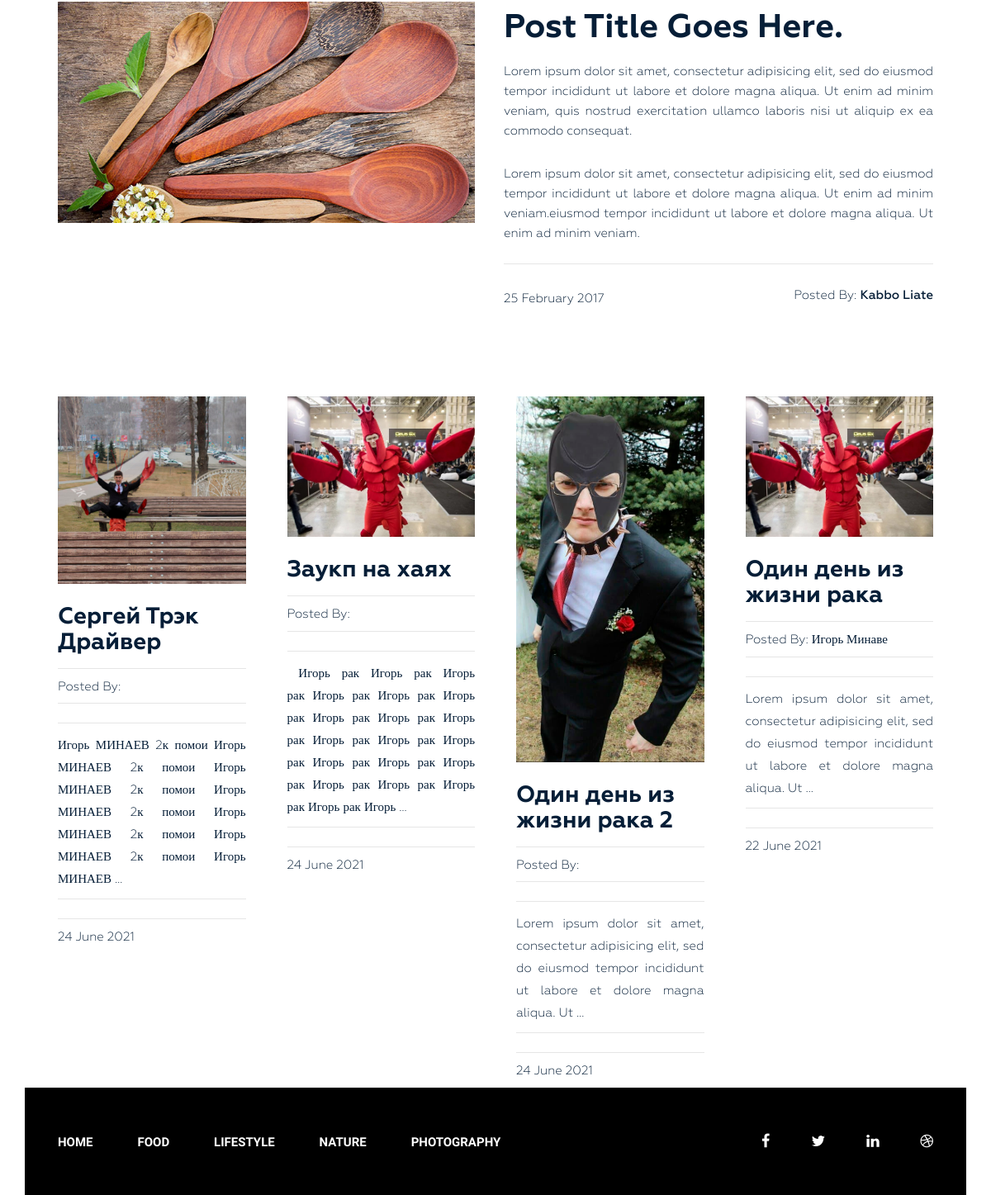
The app's page / (lower part), older data.
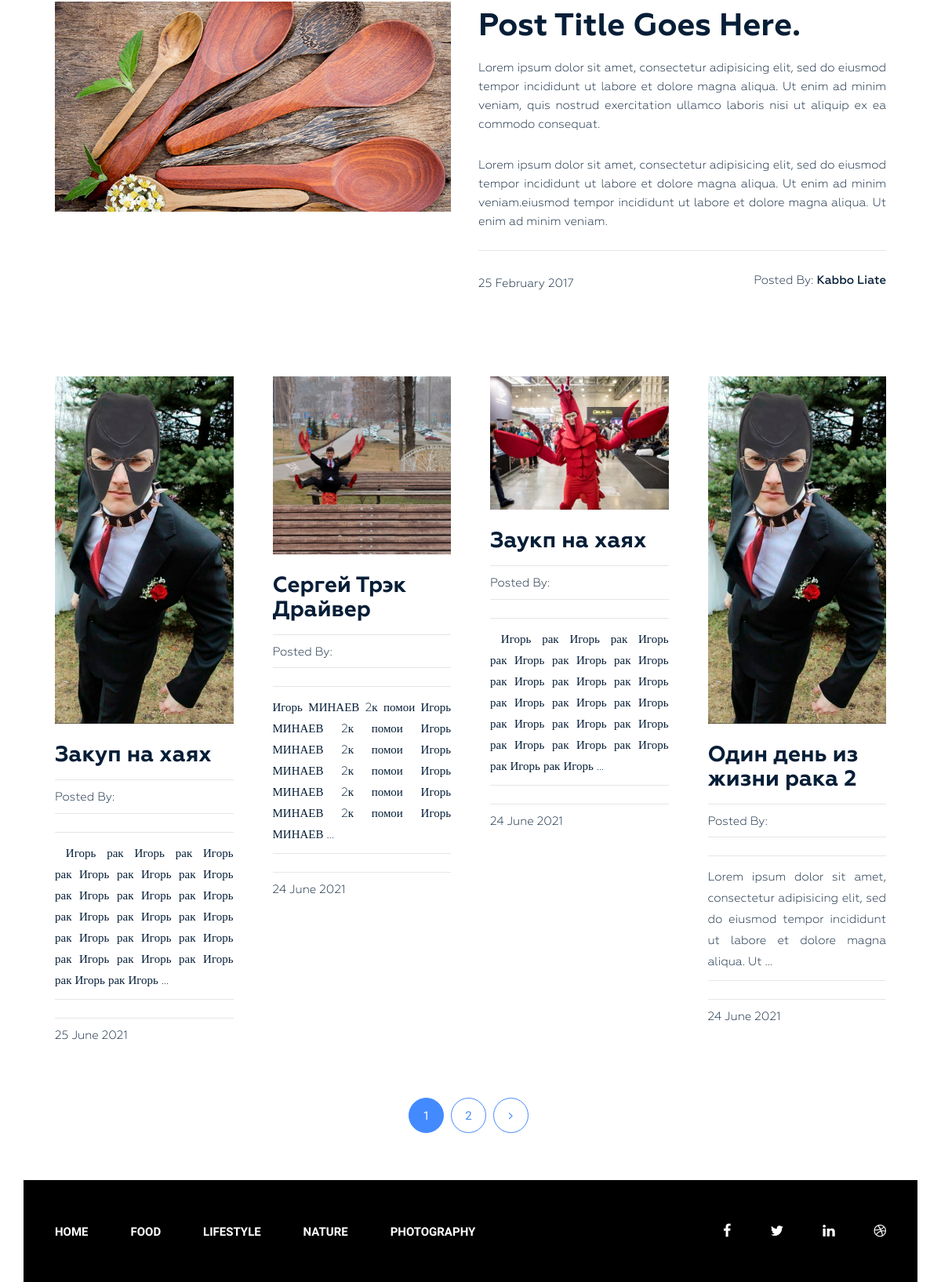
The same page, newer data.
### blog/models.py (models this page shows, shortened)
class Post(models.Model):
    title = models.CharField(max_length=255)
    slug = models.SlugField(max_length=255, verbose_name='Url', unique=True)
    author = models.CharField(max_length=100)
    content = models.TextField(blank=True)
    created_at = models.DateTimeField(auto_now_add=True)
    photo = models.ImageField(upload_to='photos/%Y/%m/%d/', blank=True)
    views = models.IntegerField(default=0, verbose_name='Кол-во просмотров')
    category = models.ForeignKey(Category, on_delete=models.PROTECT, related_name='posts')
    tags = models.ManyToManyField(Tag, blank=True, related_name='posts')
    def get_absolute_url(self):
        return reverse('post', kwargs={'slug': self.slug})
    class Meta:
        verbose_name = 'Статья'
        verbose_name_plural = "Статьи"
        ordering = ['-created_at']

class Category(models.Model):
    title = models.CharField(max_length=255)
    slug = models.SlugField(max_length=255, verbose_name='Url', unique=True)
    def __str__(self):
        return self.title
    def get_absolute_url(self):
        return reverse('category', kwargs={'slug': self.slug})
    class Meta:
        verbose_name = 'Категория'
        verbose_name_plural = "Категории"
        ordering = ['title']

### blog/views.py (the view)
# urls.py: path('', Home.as_view(), name='home'),
class Home(ListView):
    model = Post
    template_name = 'blog/index.html'
    context_object_name = 'posts'
    paginate_by = 4
    def get_context_data(self, *, object_list=None, **kwargs):
        context = super().get_context_data(**kwargs)
        context['title'] = 'Classic Blog Design'
        return context

### blog/templatetags/menu.py (called while the page is built)
@register.inclusion_tag('blog/menu_tpl.html')
def show_menu(menu_class='menu'):
    categories = Category.objects.all()
    return {'categories': categories, 'menu_class':menu_class}

### blog/templates/blog/index.html (shortened to what this page needs)
{% extends 'base.html' %}
{% load static %}
{% block content %}
    <section class="blog-post-area">
        <div class="container">
            <div class="row">
                <div class="blog-post-area-style">
                    <div class="col-md-12">
                        <div class="single-post-big">
                            <div class="big-image">
                                <img src="{% static 'img/post-image1.jpg' %}">
                            </div>
                            <div class="big-text">
                                <h3><a href="#">Post Title Goes Here.</a></h3>
                                <p>Lorem ipsum dolor sit amet, consectetur adipisicing elit, sed do eiusmod tempor
                                    incididunt ut labore et dolore magna aliqua. Ut enim ad minim veniam, quis nostrud
                                    exercitation ullamco laboris nisi ut aliquip ex ea commodo consequat.</p>
                                <p>Lorem ipsum dolor sit amet, consectetur adipisicing elit, sed do eiusmod tempor
                                    incididunt ut labore et dolore magna aliqua. Ut enim ad minim veniam.eiusmod tempor
                                    incididunt ut labore et dolore magna aliqua. Ut enim ad minim veniam.</p>
                                <h4><span class="date">25 February 2017</span><span class="author">Posted By: <span
                                        class="author-name">Kabbo Liate</span></span>
                                </h4>
                            </div>
                        </div>
                    </div>
                    {% for post in posts %}
                        <div class="col-md-3">
                            <div class="single-post">
                                {% if post.photo %}
                                    <img src="{{ post.photo.url }}" alt="{{ post.title }}">
                                {% else %}
                                    <img src="https://picsum.photos/id/1060/300/201/?blur=2" alt="{{ post.title }}">
                                {% endif %}
                                <h3><a href="{{ post.get_absolute_url }}">{{ post.title }}</a></h3>
                                <h4><span>Posted By: <span class="author-name">{{ post.author }}</span></span>
                                </h4>
                                <p>{{ post.content|truncatewords_html:20|safe }}</p>
                                <h4><span>{{ post.created_at|date:"j F Y" }}</span></h4>
                            </div>
                        </div>
                    {% endfor %}
                </div>
            </div>
        </div>
        {% if page_obj.has_other_pages %}
            <div class="pegination">
                <div class="nav-links">
                    {% for p in page_obj.paginator.page_range %}
                        {% if page_obj.number == p %}
                            <span class="page-numbers current">{{ p }}</span>
                        {% elif p > page_obj.number|add:-3 and p < page_obj.number|add:3 %}
                            <a class="page-numbers" href="?page={{ p }}">{{ p }}</a>
                        {% endif %}
                    {% endfor %}
                    {% if page_obj.has_next %}
                        <a class="page-numbers" href="?page={{ page_obj.next_page_number }}"><i
                                class="fa fa-angle-right" aria-hidden="true"></i></a>
                    {% endif %}
                </div>
            </div>
        {% endif %}
    </section>
{% endblock %}

### blog/templates/blog/menu_tpl.html
<div class="{{ menu_class }}">
    <ul>
        <li><a href="{% url 'home' %}">Home</a></li>
        {% for item in categories %}
         <li><a href="{{ item.get_absolute_url }}">{{ item }}</a></li>
        {% endfor %}
    </ul>
</div>

Row changes from the older to the newer data that the page shows:
no longer on this page (row edited): Post: photo (picture), title "Один день из жизни рака", author "Игорь Минаве", content "Lorem ipsum dolor sit amet, consectetur adipisicing elit, sed do eiusmod tempor incididunt ut labore et dolore magna aliqua. Ut …", created_at "22 June 2021"
added Post: photo (picture), title "Закуп на хаях", content "Игорь рак Игорь рак Игорь рак Игорь рак Игорь рак Игорь рак Игорь рак Игорь рак Игорь рак Игорь рак Игорь рак Игорь рак Игорь рак Игорь рак Игорь рак Игорь рак Игорь рак Игорь рак Игорь рак Игорь …", created_at "25 June 2021"
Text that changed along with them:
new list line: "1"
new list line: "2"
